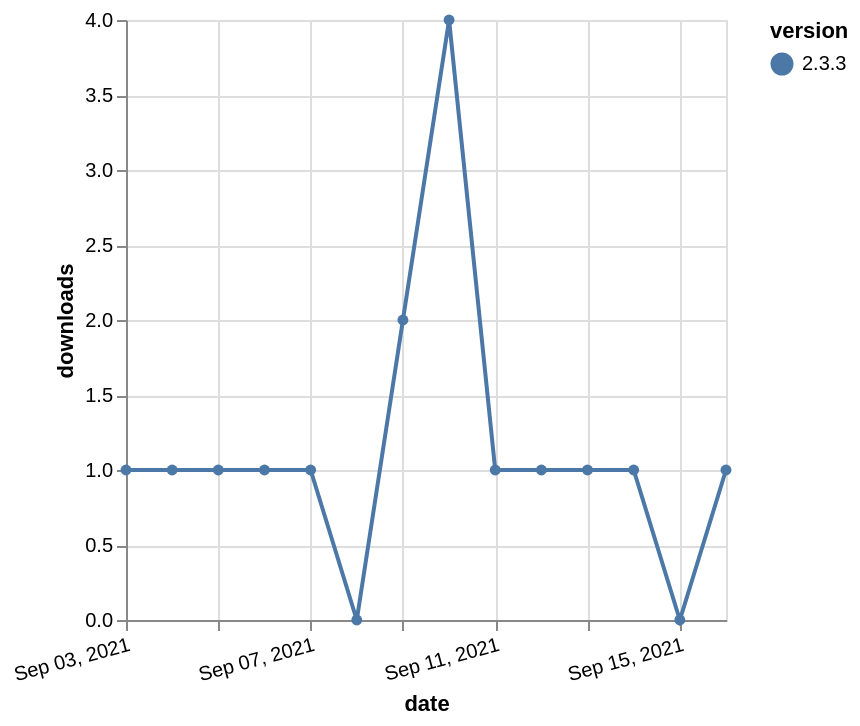

The Vega-Lite source for this figure:
### Vega-Lite specification from a JSON file in a GitHub repository (floating-point values rounded to 4 significant figures)
{"$schema": "https://vega.github.io/schema/vega-lite/v5.json", "description": "A simple bar chart with embedded data.", "data": {"values": [{"date": "2021-09-03", "total": 195, "delta": 1, "version": "2.3.3"}, {"date": "2021-09-04", "total": 196, "delta": 1, "version": "2.3.3"}, {"date": "2021-09-05", "total": 197, "delta": 1, "version": "2.3.3"}, {"date": "2021-09-06", "total": 198, "delta": 1, "version": "2.3.3"}, {"date": "2021-09-07", "total": 199, "delta": 1, "version": "2.3.3"}, {"date": "2021-09-08", "total": 199, "delta": 0, "version": "2.3.3"}, {"date": "2021-09-09", "total": 201, "delta": 2, "version": "2.3.3"}, {"date": "2021-09-10", "total": 205, "delta": 4, "version": "2.3.3"}, {"date": "2021-09-11", "total": 206, "delta": 1, "version": "2.3.3"}, {"date": "2021-09-12", "total": 207, "delta": 1, "version": "2.3.3"}, {"date": "2021-09-13", "total": 208, "delta": 1, "version": "2.3.3"}, {"date": "2021-09-14", "total": 209, "delta": 1, "version": "2.3.3"}, {"date": "2021-09-15", "total": 209, "delta": 0, "version": "2.3.3"}, {"date": "2021-09-16", "total": 210, "delta": 1, "version": "2.3.3"}]}, "width": "container", "mark": {"type": "line", "point": {"filled": true}}, "encoding": {"x": {"field": "date", "type": "temporal", "timeUnit": "yearmonthdate", "title": "date", "axis": {"labelAngle": -15}}, "y": {"field": "delta", "type": "quantitative", "title": "downloads"}, "color": {"field": "version", "type": "nominal"}, "tooltip": {"field": "delta"}}}
